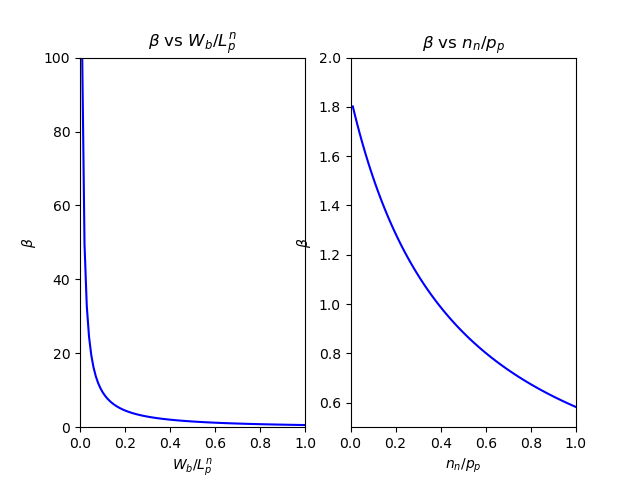

Generate this figure with Python:
import matplotlib.pyplot as plt
import numpy as np


np_array = np.array(float)


def Cal_beta(np_ratio:np.array, WbLp_ratio:np.array) -> np_array:
    beta:np_array
    if np_ratio.size == 1 and WbLp_ratio.size > 1:
        beta = 1 / (np.cosh(WbLp_ratio) + np.sinh(WbLp_ratio) - 1)
    elif np_ratio.size > 1 and WbLp_ratio.size == 1:
        beta = 0.648 / (1 + np_ratio*0.7616 - 0.648)
    return beta


def plot_betavsWbLp(ax1:plt.Axes) -> None:

    WbLp_ratio = np.linspace(0.01, 1, 100)
    np_ratio = np.array([1])
    res_beta = Cal_beta(np_ratio, WbLp_ratio)

    ax1.set_title(r'$\beta$ vs $W_b/L_p^n$')
    ax1.plot(WbLp_ratio, res_beta, linestyle='-', color='b')
    ax1.set_xlabel(r'$W_b/L_p^n$')
    ax1.set_ylabel(r'$\beta$')
    ax1.set_xlim(0, 1)
    ax1.set_ylim(0, 100)


def plot_betavsnp(ax2:plt.Axes) -> None:
    np_ratio = np.linspace(0.01, 1, 100)
    WbLp_ratio = np.array([1])
    res_beta = Cal_beta(np_ratio, WbLp_ratio)

    ax2.set_title(r'$\beta$ vs $n_n/p_p$')
    ax2.plot(np_ratio, res_beta, linestyle='-', color='b')
    ax2.set_xlabel(r'$n_n/p_p$')
    ax2.set_ylabel(r'$\beta$')
    ax2.set_xlim(0, 1)
    ax2.set_ylim(0.5, 2)


if __name__ == '__main__':
    np_array = np.array(float)
    fig = plt.figure()
    ax1 = fig.add_subplot(1, 2, 1)
    ax2 = fig.add_subplot(1, 2, 2)
    plot_betavsWbLp(ax1)
    plot_betavsnp(ax2)
    plt.savefig('./chap7.png')
    plt.show()